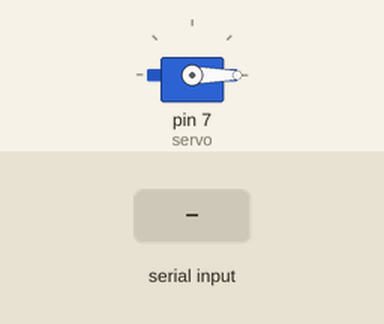
A sketch run on a simulated Arduino Uno, built with avr-gcc and run on an emulated ATmega328P. Shown: servo. The inputs (shaded band) are chosen by the test bench.

Above: at 1.2 s.
1.3 s: "90,45\n" received over Serial
At 2.2 s:
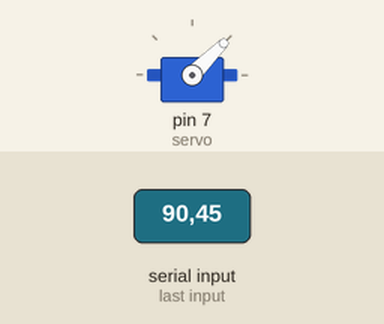
3.3 s: "30,150\n" received over Serial
At 5.0 s:
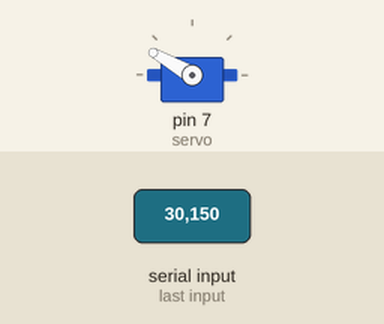
5.3 s: "90\n" received over Serial
At 6.1 s:
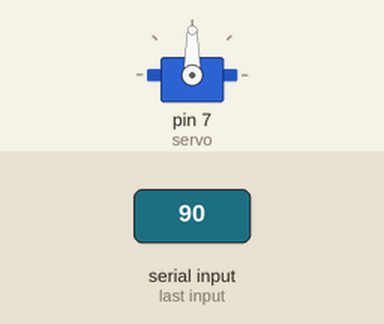
Timing chart, 0 to 8.3 s (numbered marks = the images above; inputs shaded):
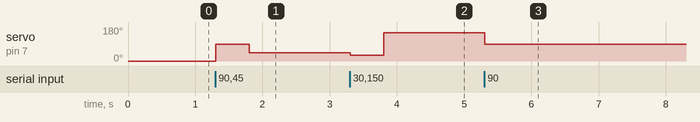

Measured:
- after the input at 1.3 s, servo on pin 7 (servo): 0° → 90° at once, → 45° 0.50 s later
- after the input at 3.3 s, servo on pin 7 (servo): 45° → 30° at once, → 150° 0.50 s later
- after the input at 5.3 s, servo on pin 7 (servo): 150° → 90° at once

The sketch:

controle_servo.ino
```cpp
#include <Servo.h>

int posicao = 0;
int posicaoAnterior = 0;

Servo servo;

void setup() {

	Serial.begin(9600);
	servo.attach(7);

	servo.write(0);

}

void loop() {

	posicao = Serial.parseInt();

	if (posicao > 0 && posicao <= 180 && posicao != posicaoAnterior && posicao != 0) {

		servo.write(posicao);
		posicaoAnterior = posicao;
		delay(500);
	}
}
```
